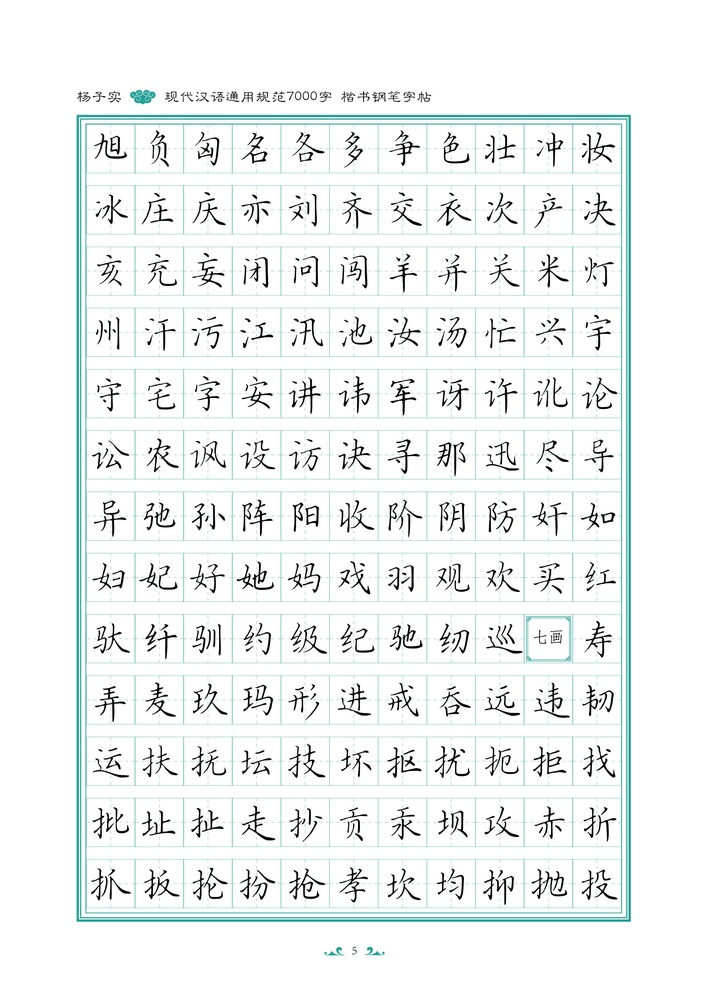
#> input picture 1.jpg, 709 x 996 px, shrunk from 2185 x 3071 before the run; its folder holds only this picture in this run
$ python pad_test.py --image_path 1.jpg   (older library calls are emulated)
#> lines starting #> are read from the running program, lines starting #| are printed output that depends on the picture; after the words box and inside, x2 and y2 are one past the last pixel; in counts of white or black regions, pixels touching at a corner belong together
import cv2
import numpy as np
import subprocess
import os
import argparse
from docx import Document
from docx.shared import Inches
from PIL import Image as PILImage
import re

# 初始化参数
os.environ['KMP_DUPLICATE_LIB_OK'] = 'TRUE'     # 环境变量设置：设置 KMP_DUPLICATE_LIB_OK 可以避免程序因库冲突而崩溃
HIOG = 5 # 水平投影的阈值 30 3；5 8；
VIOG = 5   # 垂直投影的阈值
Position = []

'''计算二值图像的水平投影'''
def getHProjection(image):
    # 创建一个与输入图像image相同形状的空白图像（用零填充），用于可视化水平投影。
    hProjection = np.zeros(image.shape, np.uint8)
    # 获取图像大小
    (h, w) = image.shape
    # 统计像素个数
    h_ = [0] * h
    #计算水平投影：如果像素为白色（值为255），则在 h_[y] 对应的位置增加计数。
    for y in range(h):
        for x in range(w):
            if image[y, x] == 255:
                h_[y] += 1
    # 绘制水平投影图像
    for y in range(h):
        for x in range(h_[y]):
            hProjection[y, x] = 255
    return h_

'''计算二值化图像 image 的垂直投影'''
def getVProjection(image):
    vProjection = np.zeros(image.shape, np.uint8)
    (h, w) = image.shape
    w_ = [0] * w
    for x in range(w):
        for y in range(h):
            if image[y, x] == 255:
                w_[x] += 1
    for x in range(w):
        for y in range(h - w_[x], h):
            vProjection[y, x] = 255
    return w_

'''扫描垂直投影 vProjection，并找到投影中连续超过给定阈值 iog 的区间'''
def scan(projection, threshold, min_distance=0):
    start = 0       # 用于指示当前是否在一个有效的区间内。初始化为 0，表示当前不在有效区间内
    starts = []     # 用于存储有效区间的起始位置。
    ends = []       # 用于存储有效区间的结束位置
    for i in range(len(projection)):
        # 进入区间
        if projection[i] > threshold and start == 0:
            starts.append(i)
            start = 1
        #退出区间
        if projection[i] <= threshold and start == 1:
            if i - starts[-1] < min_distance:
                continue
            ends.append(i)
            start = 0
    return starts, ends


# 裁剪图像并保存裁剪后的图像
def CropImage(image, dest, boxMin, boxMax):     #dest：裁剪后图像的保存路径和文件名。boxMin：裁剪框的左上角坐标 (x_min, y_min)，形式为 (行, 列)
    try:
        # Extract cropping bounds
        a = boxMin[1]       # a 和 b 分别是裁剪框的纵向边界（即图像的行范围）
        b = boxMax[1]
        c = boxMin[0]       # c 和 d 分别是裁剪框的横向边界（即图像的列范围）
        d = boxMax[0]

        # Perform image cropping
        cropImg = image[a:b, c:d]

        # Check if cropImg is valid (not empty)
        if cropImg.size == 0:
            print(f"Warning: 裁剪图像为空. BoxMin: {boxMin}, BoxMax: {boxMax}")
            return

        # 增强裁剪后的图像
        enhancedImg = enhance_image(cropImg)

        # 保存增强后的图像
        cv2.imwrite(dest, enhancedImg)
    # 异常处理
    except Exception as e:
        print(f"处理图像时发生错误: {e}")


def enhance_image(image):
    # 将输入的彩色图像转换为灰度图像
    gray_image = cv2.cvtColor(image, cv2.COLOR_BGR2GRAY)
    # 使用高斯模糊对灰度图像进行平滑处理，减少图像噪声，参数(5,5)表示高斯核的大小，0表示sigma由核大小自动计算
    smoothed = cv2.GaussianBlur(gray_image, (5, 5), 0)
    # 使用Otsu's二值化方法对平滑后的图像进行二值化处理，自动确定阈值，将图像转换为二值图像
    _, binary = cv2.threshold(smoothed, 0, 255, cv2.THRESH_BINARY + cv2.THRESH_OTSU)
    # 计算二值图像的拉普拉斯算子，用于边缘检测，这里先转换为64位浮点数类型，以便处理可能产生的负值
    laplacian = cv2.Laplacian(binary, cv2.CV_64F)
    # 将拉普拉斯算子的结果转换回8位无符号整数类型，并取绝对值，因为拉普拉斯算子可能产生负值
    laplacian = cv2.convertScaleAbs(laplacian)
    # 将二值图像和拉普拉斯算子的结果（边缘信息）进行加权合并，以增强边缘效果
    # 参数1.5和0.5分别是二值图像和拉普拉斯算子的权重，最后一个参数0是加权的和
    edge_enhanced = cv2.addWeighted(binary, 1.5, laplacian, 0.5, 0)
    return edge_enhanced    # 返回边缘增强的图像

# 开始识别
def DOIT(rawPic, save_directory):
    # 读入原始图像
#> called with rawPic = '1.jpg', save_directory = './result'
    origineImage = cv2.imread(rawPic)
#> origineImage is the input picture: shape (996, 709, 3); mean B, G, R 242, 242.4, 238.9
    # 图像灰度化
    image = cv2.cvtColor(origineImage, cv2.COLOR_BGR2GRAY)
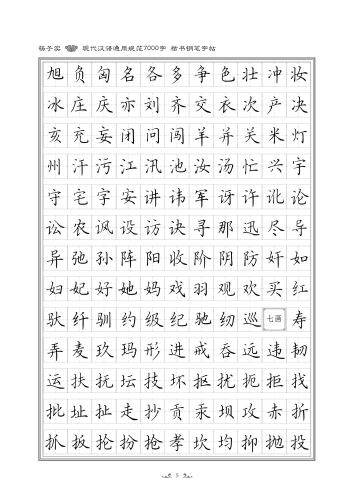
#> image: shape (996, 709) (shown at 1/2 size); min 0, max 255, mean 241.3

    # 将图片二值化 原始阈值127
    retval, img = cv2.threshold(image, 127, 255, cv2.THRESH_BINARY_INV)
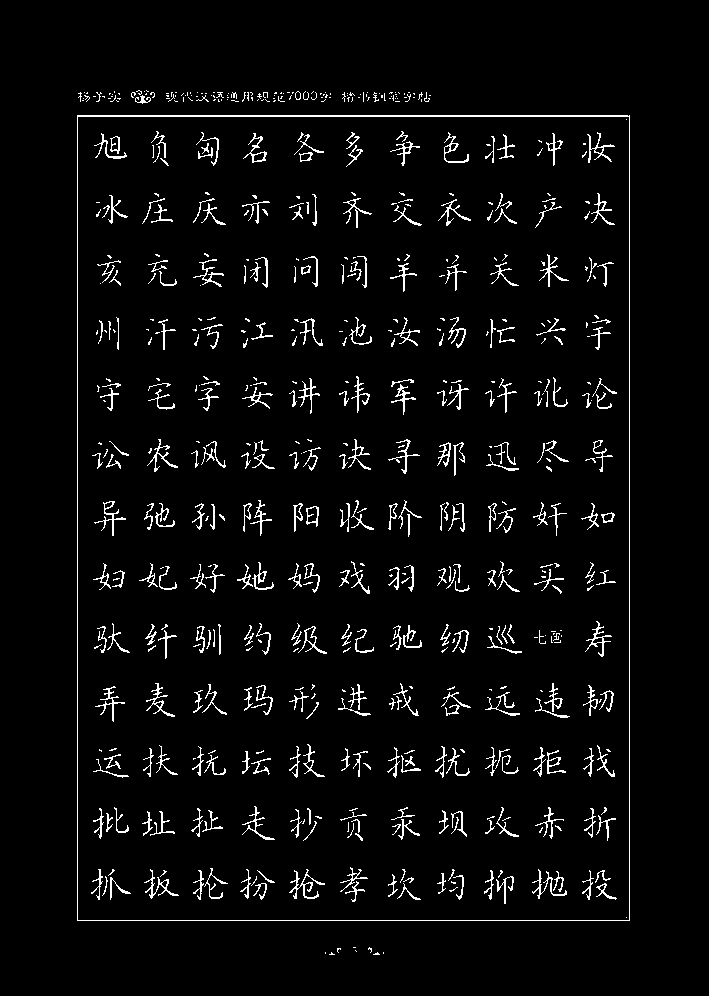
#> img: shape (996, 709); 4% white in thin lines or dots, all inside (x1, y1, x2, y2) = (77, 90, 630, 955)
    (h, w) = img.shape
    # 垂直投影
    V = getVProjection(img)
#> after the loop in getVProjection, `for x in range(w):`:
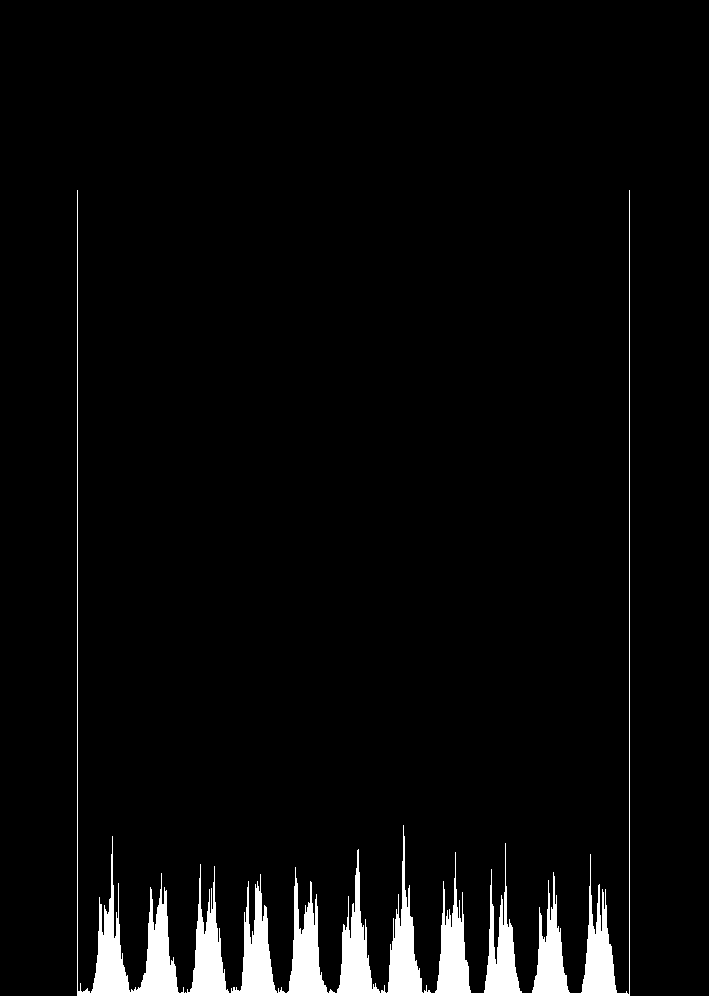
#> vProjection: shape (996, 709); 4% white; 1 white region, box (x1, y1, x2, y2) and area: (77, 190, 630, 996) 28422
#> V = 709 values, max 806 at index 77, min 0 at index 0, mean 40.09

    start = 0
    V_start = []
    V_end = []

    # 对垂直投影水平分割
    V_start, V_end = scan(V, HIOG)
#> the loop in scan, `for i in range(len(projection)):` made 709 passes
#> start on passes 78, 79, 81, 82, 86, 89, 93, 131: 1, 0, 1, 0, 1, 0, 1, 0
#> after the loop in scan, `for i in range(len(projection)):`: ends = 28 values from 78 to 630; start = 0; starts = 28 values from 77 to 629
#> V_start = 28 values from 77 to 629; V_end = 28 values from 78 to 630
    if len(V_start) > len(V_end):
        V_end.append(w - 5)

    # 分割行，分割之后再进行列分割并保存分割位置
    for i in range(len(V_end)):
        # 获取行图像 30
        if V_end[i] - V_start[i] < 30:
            continue

        cropImg = img[0:h, V_start[i]:V_end[i]]
        H = getHProjection(cropImg)
        H_start, H_end = scan(H, VIOG, 40)

        if len(H_start) > len(H_end):
            H_end.append(h - 5)

        for pos in range(len(H_start)):
            # 再进行一次列扫描
            DcropImg = cropImg[H_start[pos]:H_end[pos], 0:w]
            d_h, d_w = DcropImg.shape
            sec_V = getVProjection(DcropImg)
            c1, c2 = scan(sec_V, 0)
            if len(c1) > len(c2):
                c2.append(d_w)

            x = 1
            while x < len(c1):
                if c1[x] - c2[x - 1] < 12:
                    c2.pop(x - 1)
                    c1.pop(x)
                    x -= 1
                x += 1

            if len(c1) == 1:
                Position.append([V_start[i], H_start[pos], V_end[i], H_end[pos]])
            else:
                for x in range(len(c1)):
                    Position.append([V_start[i] + c1[x], H_start[pos], V_start[i] + c2[x], H_end[pos]])
#> this loop made 28 passes
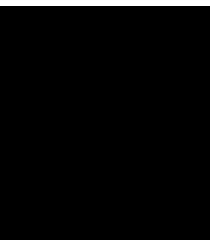
#> DcropImg: shape (40, 35) (shown 6 times larger); 2.5% white in thin lines or dots, all inside (x1, y1, x2, y2) = (0, 0, 35, 1)
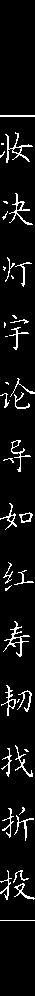
#> cropImg: shape (996, 35); 6.6% white in thin lines or dots, all inside (x1, y1, x2, y2) = (0, 115, 35, 921)

    # 根据确定的位置分割字符
    number = 0
    for m in range(len(Position)):
        rectMin = (Position[m][0], Position[m][1])
        rectMax = (Position[m][2], Position[m][3])
        sizes = [(0, 0), (HIOG*10, VIOG*10), (HIOG*20, VIOG*20)]  # 定义三种不同的尺寸

        for size in sizes:
            # 调整裁剪区域以确保不引入黑色边框
            newRectMin = (rectMin[0] - size[0], rectMin[1] - size[1])
            newRectMax = (rectMax[0] + size[0], rectMax[1] + size[1])

            # 保存裁剪后的图像到指定目录
            crop_path = os.path.join(save_directory, f'{number}.jpg')
            CropImage(origineImage, crop_path, newRectMin, newRectMax)
            number += 1
#> this loop made 162 passes
#| Warning: 裁剪图像为空. BoxMin: (-8, -7), BoxMax: (230, 233)
#| Warning: 裁剪图像为空. BoxMin: (-8, 37), BoxMax: (230, 277)
#| Warning: 裁剪图像为空. BoxMin: (-8, 102), BoxMax: (230, 342)
#| Warning: 裁剪图像为空. BoxMin: (-8, 161), BoxMax: (230, 401)
#| Warning: 裁剪图像为空. BoxMin: (-8, 221), BoxMax: (230, 461)
#> (further printed lines are left out)
#> pass 1, in enhance_image, `smoothed = cv2.GaussianBlur(gray_image, (5, 5), 0)`:
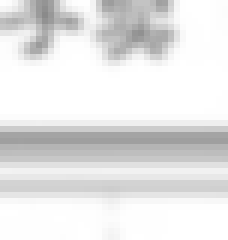
#> smoothed: shape (40, 38) (shown 6 times larger); min 138, max 255, mean 229
#> pass 1, in enhance_image, `_, binary = cv2.threshold(smoothed, 0, 255, cv2.THRESH_BINARY + cv2.TH..`:
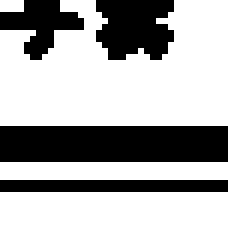
#> binary: shape (40, 38) (shown 6 times larger); 68.3% white; 4 black regions, box (x1, y1, x2, y2) and area: (0, 21, 38, 27) 228, (16, 0, 29, 10) 107, (0, 30, 38, 32) 76, (0, 0, 14, 10) 71

    result_image_path = os.path.join(save_directory, 'ResultImage.jpg')
    cv2.imwrite(result_image_path, origineImage)

def sanitize_filename(filename):
    # 替换非法字符
    return re.sub(r'[\/:*?"<>|]', '_', filename)


def ocr(image_dir, origin_name):
#> called with image_dir = './result', origin_name = '1'
    picture_dir = os.path.join(image_dir, 'picture')
    unrecognized_dir = os.path.join(image_dir, 'unrecognized')

    if not os.path.exists(picture_dir):
        os.makedirs(picture_dir)
    if not os.path.exists(unrecognized_dir):
        os.makedirs(unrecognized_dir)

    files = os.listdir(image_dir)
    for file in files:
        file_path = os.path.join(image_dir, file)
        if file.lower().endswith('.jpg'):
            print("-----------------------------------------------------------")
            print("正在识别：{}".format(file))
            pad_ocr(file_path, origin_name, picture_dir, unrecognized_dir)

    # 创建一个新的 Word 文档
    doc = Document()
    doc.add_heading('OCR 识别结果', level=1)

    # 统计每个子目录中图片的数量
    folder_image_count = {}
    for foldername, subfolders, filenames in os.walk(picture_dir):
        image_files = [f for f in filenames if f.lower().endswith(('.jpg', '.jpeg', '.png', '.gif'))]
        if image_files:
            folder_image_count[foldername] = len(image_files)

    # 按照图片数量从多到少排序
    sorted_folders = sorted(folder_image_count.items(), key=lambda x: x[1], reverse=True)

    # 按照排序后的结果将图片插入 Word 文档
    for foldername, _ in sorted_folders:
        image_files = [f for f in os.listdir(foldername) if f.lower().endswith(('.jpg', '.jpeg', '.png', '.gif'))]
        if image_files:
            # 创建表格
            num_columns = 3  # 每行显示3张图片
            num_rows = (len(image_files) + num_columns - 1) // num_columns
            table = doc.add_table(rows=num_rows, cols=num_columns)
            table.style = 'Table Grid'  # 设置表格样式

            for i, filename in enumerate(image_files):
                image_path = os.path.join(foldername, filename)

                # 检查图片格式是否被支持
                try:
                    with PILImage.open(image_path) as img:
                        img.verify()  # 确保图片格式正确
                except (IOError, SyntaxError) as e:
                    print(f"警告: 无法识别图片文件 {image_path}. 错误信息: {e}")
                    continue

                # 添加图片到 Word 文档
                try:
                    cell = table.cell(i // num_columns, i % num_columns)
                    run = cell.add_paragraph().add_run()
                    run.add_picture(image_path, width=Inches(1.5))  # 调整图片宽度

                    # 添加图片说明
                    para = cell.add_paragraph()
                    para.add_run(f"来自 {filename}")
                except Exception as e:
                    print(f"警告: 无法将图片 {image_path} 插入到 Word 文档. 错误信息: {e}")
                    continue

    # 保存 Word 文档到 picture 目录
    doc_path = os.path.join(picture_dir, 'output.docx')
    doc.save(doc_path)
    print(f"Word 文档已保存至：{doc_path}")

# [86 lines left out: functions get_unique_filename, pad_ocr, move_file, process_log, not called in this run]

# 主程序部分：处理传入的图片，执行一些图像处理操作，并在处理完毕后进行 OCR
if __name__ == '__main__':
    # 设置保存目录为D盘某个路径
    save_directory = r'./result'
    # 确保保存目录存在
    if not os.path.exists(save_directory):
        os.makedirs(save_directory)
    # 示例
    # rawPicPath = r"./2.jpg"
    print("开始图片处理")
    # 对命令行处理
    parser = argparse.ArgumentParser()
    parser.add_argument('-img', '--image_path', help='输入图片路径')
    args = parser.parse_args()
    # 获取图片路径
    image_path = args.image_path
    # 从路径中提取文件名
    origin_name = os.path.splitext(os.path.basename(image_path))[0]
    # 获取传入的参数值
    rawPicPath = args.image_path.encode('utf-8').decode('utf-8')
    # 调用 DOIT 函数进行图片处理
    DOIT(rawPicPath, save_directory)
    print("图片处理完毕")
    image_dir = './result'
    print("传入的图片路径是:", rawPicPath)
    # print(args)
    # 调用 ocr 函数进行 OCR 处理
    ocr(image_dir,origin_name)
#> (the call stopped at in ocr, `doc = Document()`: docx is not available in this run)
